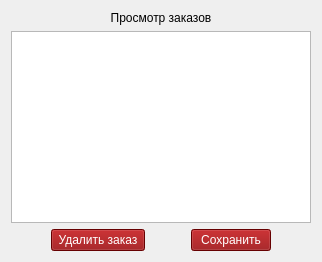
        <widget class="QWidget" name="page_7">
         <layout class="QVBoxLayout" name="verticalLayout_23">
          <item>
           <layout class="QVBoxLayout" name="verticalLayout_22">
            <item>
             <widget class="QLabel" name="label_39">
              <property name="styleSheet">
               <string notr="true">font: 11pt &quot;Comic Sans MS&quot;;</string>
              </property>
              <property name="text">
               <string>Просмотр заказов</string>
              </property>
              <property name="alignment">
               <set>Qt::AlignCenter</set>
              </property>
             </widget>
            </item>
           </layout>
          </item>
          <item>
           <widget class="QTableWidget" name="table_orders">
            <property name="editTriggers">
             <set>QAbstractItemView::NoEditTriggers</set>
            </property>
           </widget>
          </item>
          <item>
           <layout class="QHBoxLayout" name="horizontalLayout_37">
            <item>
             <spacer name="horizontalSpacer_45">
              <property name="orientation">
               <enum>Qt::Horizontal</enum>
              </property>
              <property name="sizeHint" stdset="0">
               <size>
                <width>40</width>
                <height>20</height>
               </size>
              </property>
             </spacer>
            </item>
            <item>
             <widget class="QPushButton" name="btn_del_order">
              <property name="styleSheet">
               <string notr="true">background-color: rgb(143, 0, 2);
font: 9pt &quot;Comic Sans MS&quot;;
color: rgb(255, 255, 255);</string>
              </property>
              <property name="text">
               <string> Удалить заказ </string>
              </property>
             </widget>
            </item>
            <item>
             <spacer name="horizontalSpacer_46">
              <property name="orientation">
               <enum>Qt::Horizontal</enum>
              </property>
              <property name="sizeHint" stdset="0">
               <size>
                <width>40</width>
                <height>20</height>
               </size>
              </property>
             </spacer>
            </item>
            <item>
             <widget class="QPushButton" name="btn_save_order">
              <property name="styleSheet">
               <string notr="true">background-color: rgb(143, 0, 2);
font: 9pt &quot;Comic Sans MS&quot;;
color: rgb(255, 255, 255);</string>
              </property>
              <property name="text">
               <string> Сохранить </string>
              </property>
             </widget>
            </item>
            <item>
             <spacer name="horizontalSpacer_44">
              <property name="orientation">
               <enum>Qt::Horizontal</enum>
              </property>
              <property name="sizeHint" stdset="0">
               <size>
                <width>40</width>
                <height>20</height>
               </size>
              </property>
             </spacer>
            </item>
           </layout>
          </item>
         </layout>
        </widget>
